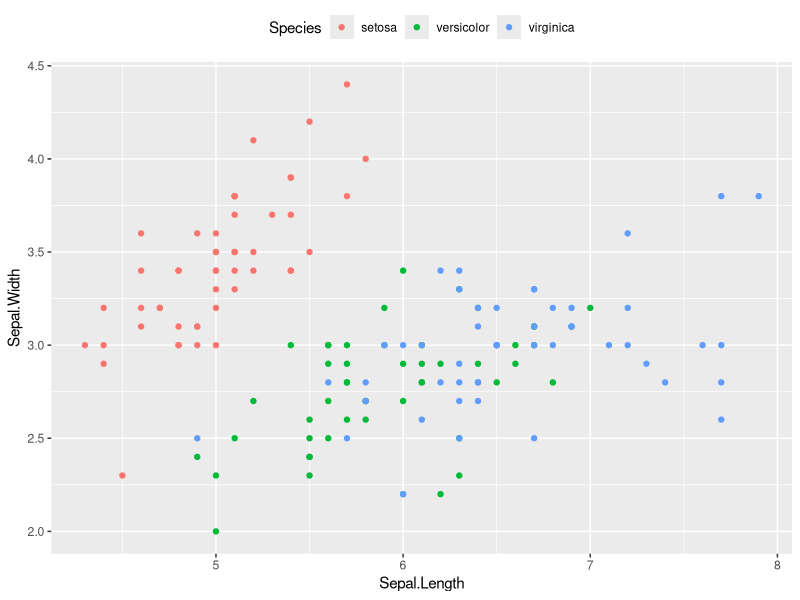
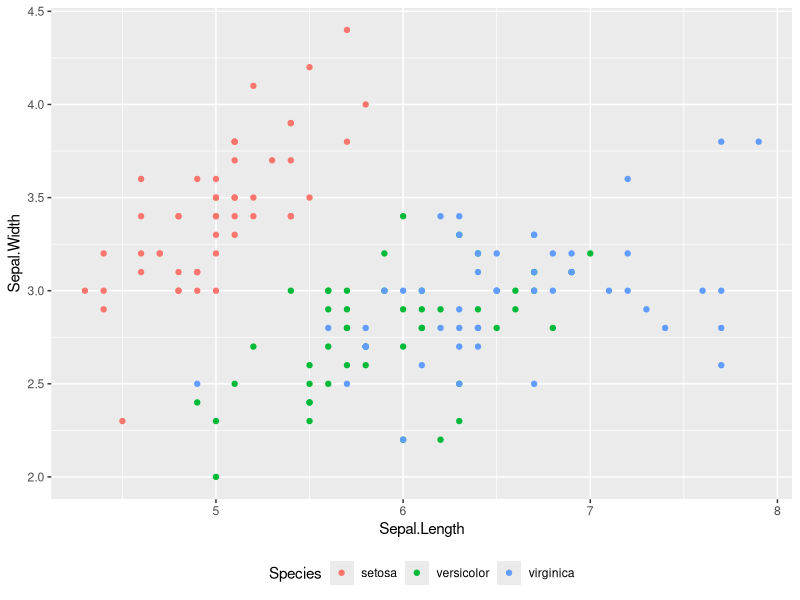
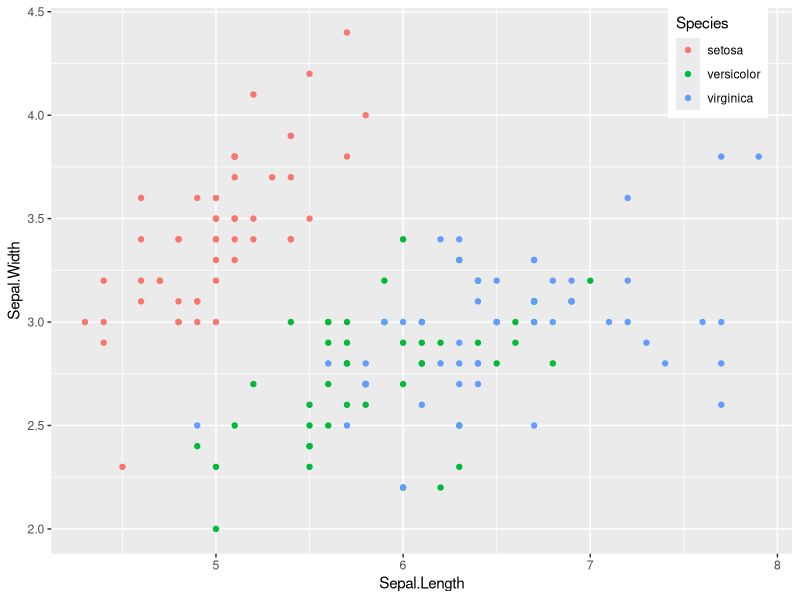
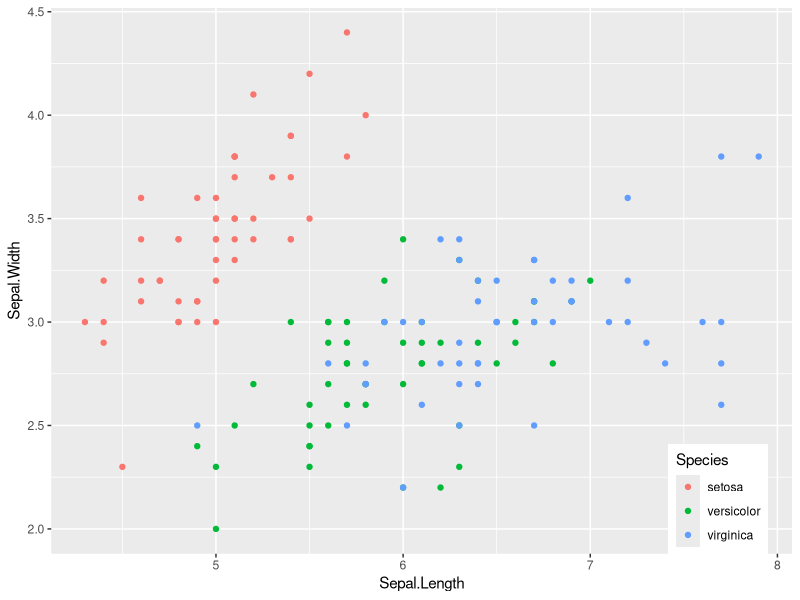
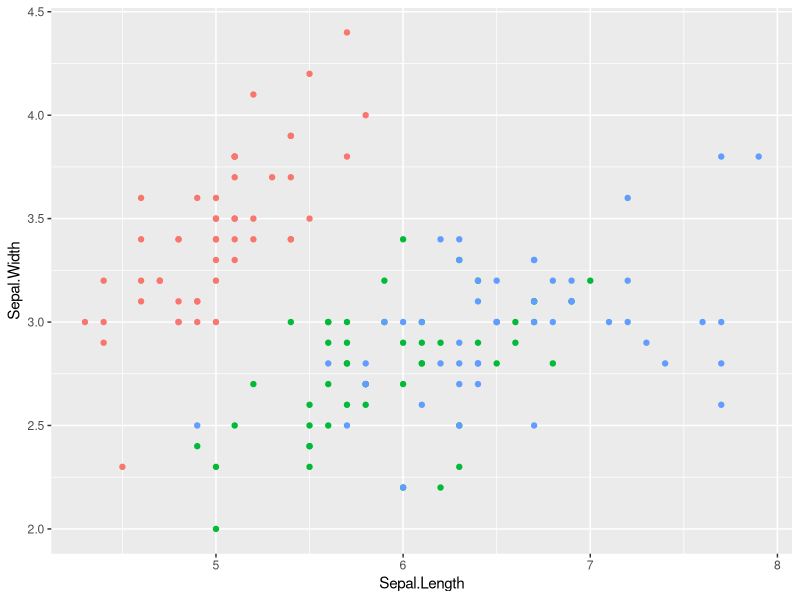

These charts were generated, in order, by the following R code:
# Example: Place Legend On Outside of Plot
library("ggplot2")
ggplot(iris, aes(x=Sepal.Length, y=Sepal.Width, color=Species)) +
  geom_point() + 
  theme(legend.position = "top")

# And here's how to place the legend on the bottom of the plot:
library("ggplot2")

ggplot(iris, aes(x=Sepal.Length, y=Sepal.Width, color=Species)) +
  geom_point() +
  theme(legend.position = "bottom")

# Example: Place Legend On Inside of Plot
library("ggplot2")

ggplot(iris, aes(x=Sepal.Length, y=Sepal.Width, color=Species)) +
  geom_point() + 
  theme(legend.position = c(.9, .9))

# And here's how to place the legend inside the bottom right corner:
library("ggplot2")

ggplot(iris, aes(x=Sepal.Length, y=Sepal.Width, color=Species)) +
  geom_point() +
  theme(legend.position = c(.9, .1))

# Example: Remove Legend Completely
library("ggplot2")

ggplot(iris, aes(x=Sepal.Length, y=Sepal.Width, color=Species)) + 
  geom_point() +
  theme(legend.position = "none")
